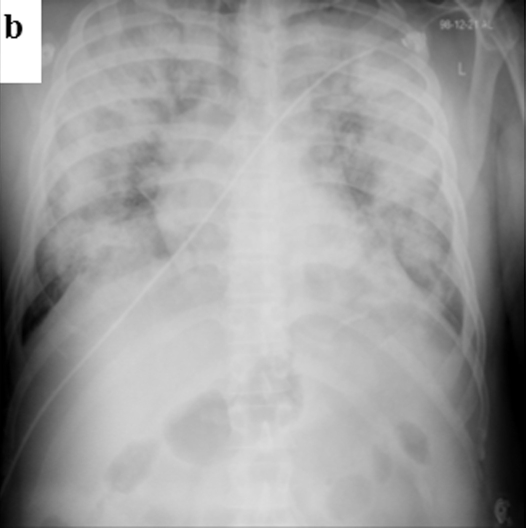
#> input picture test_images/cov.jpg, 1051 x 1056 px (shown at 1/2 size)
$ python test_clf.py
#> lines starting #> are read from the running program, lines starting #| are printed output that depends on the picture
import joblib
import lightgbm
import cv2

def preprocess(im):
	im = cv2.resize(im,(150,150))/255.0
	im = im.reshape(1,-1)
	return im

im_path = 'test_images/cov.jpg'

im = cv2.imread(im_path,0)
#> im is the input picture: shape (1056, 1051); min 0, max 255, mean 157.8
im = preprocess(im)
#> in preprocess, `im = cv2.resize(im,(150,150))/255.0`:
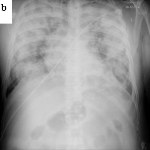
#> im: shape (150, 150) float64; min 0, max 1, mean 0.619

def test_mdl_sanity():

    assert joblib.load('model.pkl')


def test_mdl_prediction():
    clf = joblib.load('model.pkl')
    assert clf.predict(im)

$ run again, with test_images/norm.jpg copied over test_images/cov.jpg
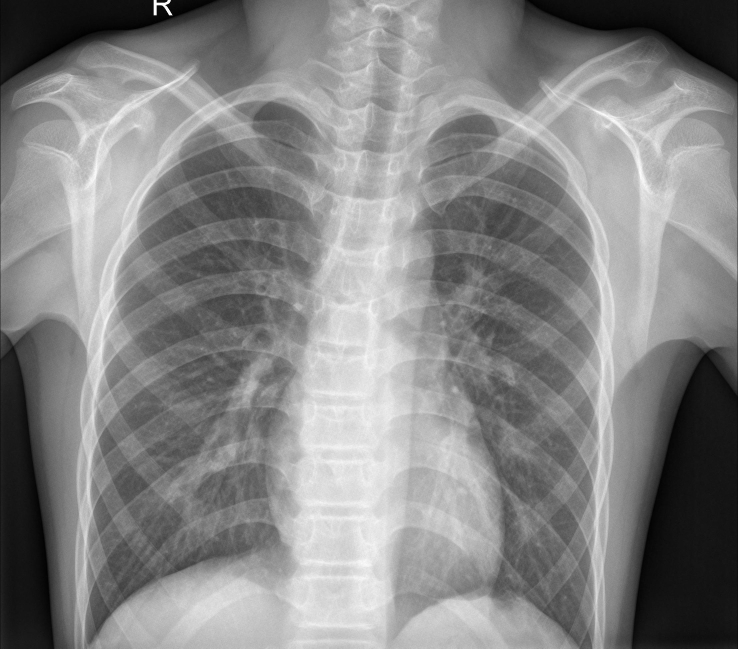
#> input picture test_images/norm.jpg, 2214 x 1945 px (shown at 1/3 size)
#> im is the input picture: shape (1945, 2214); min 0, max 255, mean 133.4
#> in preprocess, `im = cv2.resize(im,(150,150))/255.0`:
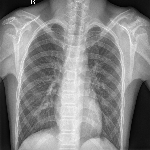
#> im: shape (150, 150) float64; min 0, max 1, mean 0.523
